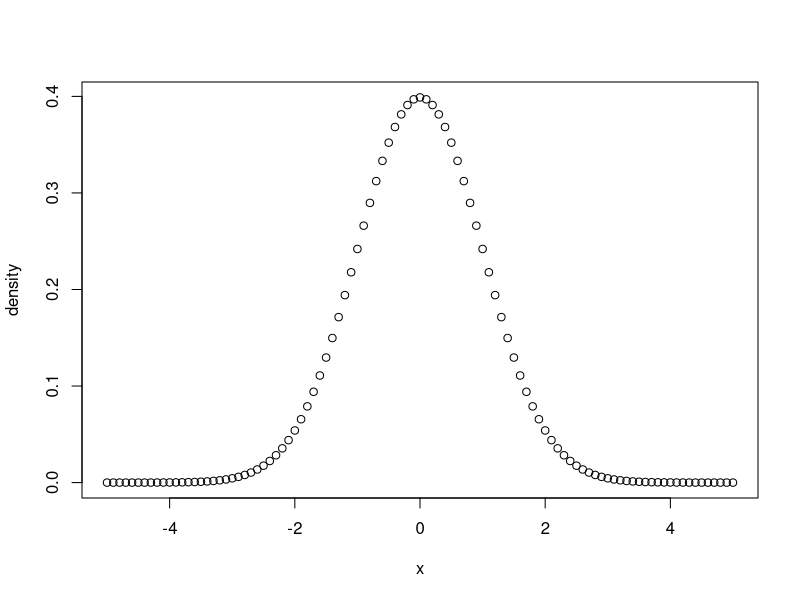
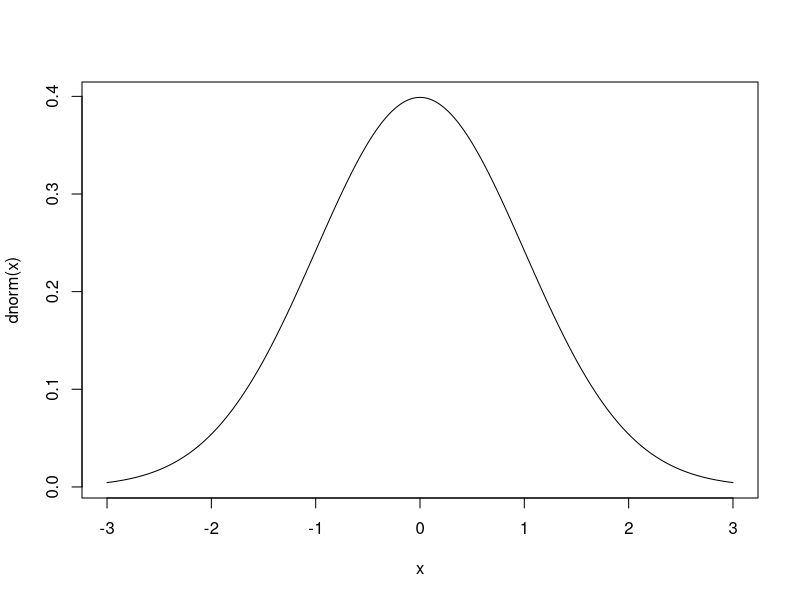
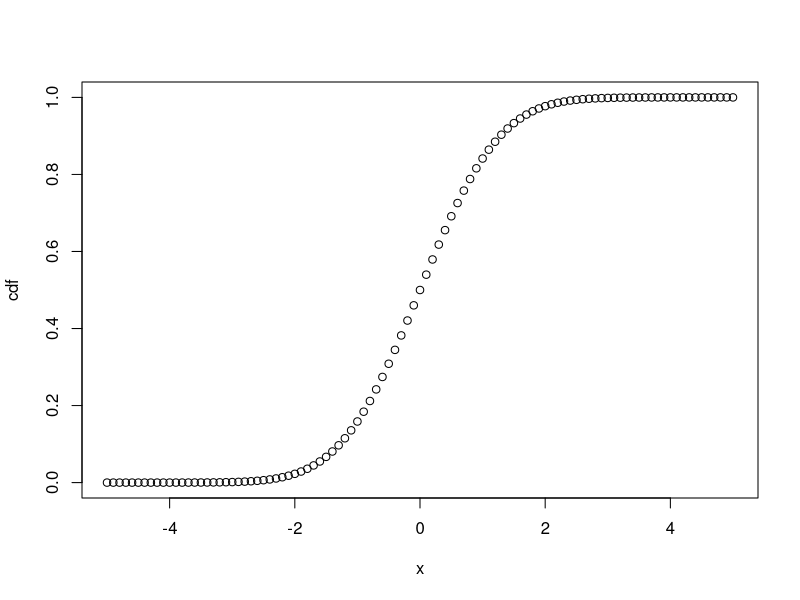
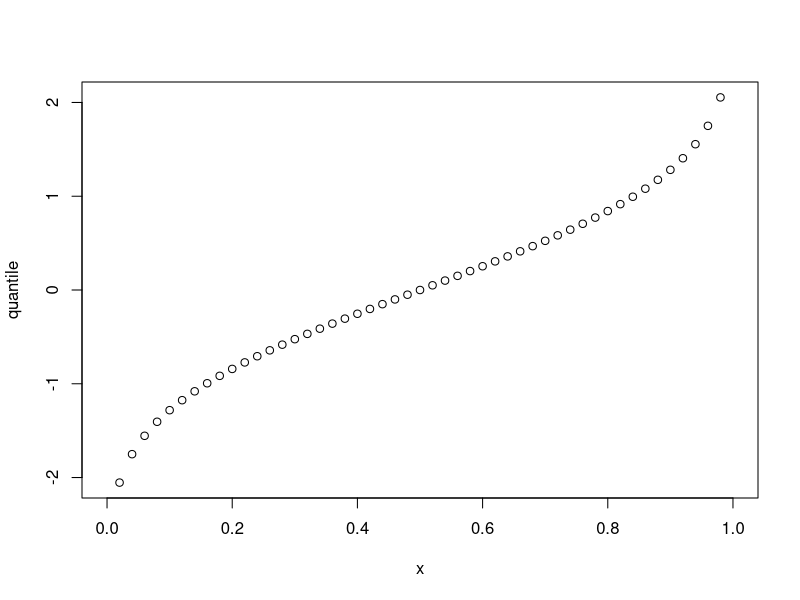
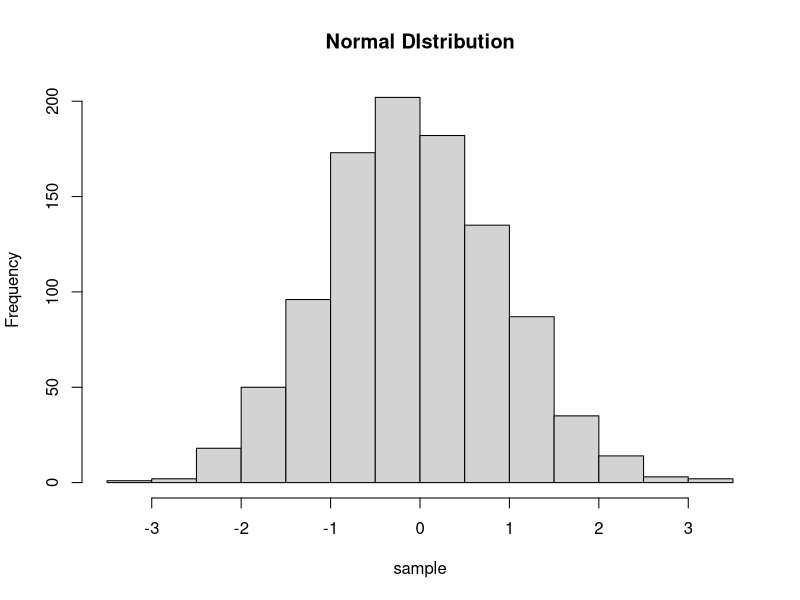

Source code (R) for these figures, in order:
# Normal Distribution
x <- seq(-5, 5, by = 0.1)
density <- dnorm(x, mean = 0, sd = 1)
plot(x, density)
curve(dnorm, from=-3, to=3, n=1000)

cdf <- pnorm(x, mean = 0, sd = 1)  # Cumulative Distribution Function
plot(x, cdf)

# quantile whose cumulative value matches the probability value
x <- seq(0, 1, by = 0.02)  # probability range from [0, 1]
quantile <- qnorm(x, mean = 0, sd = 1)
plot(x, quantile)

# create a sample of 50 numbers which are normally distributed
sample <- rnorm(1000)
hist(sample, main = "Normal DIstribution")
